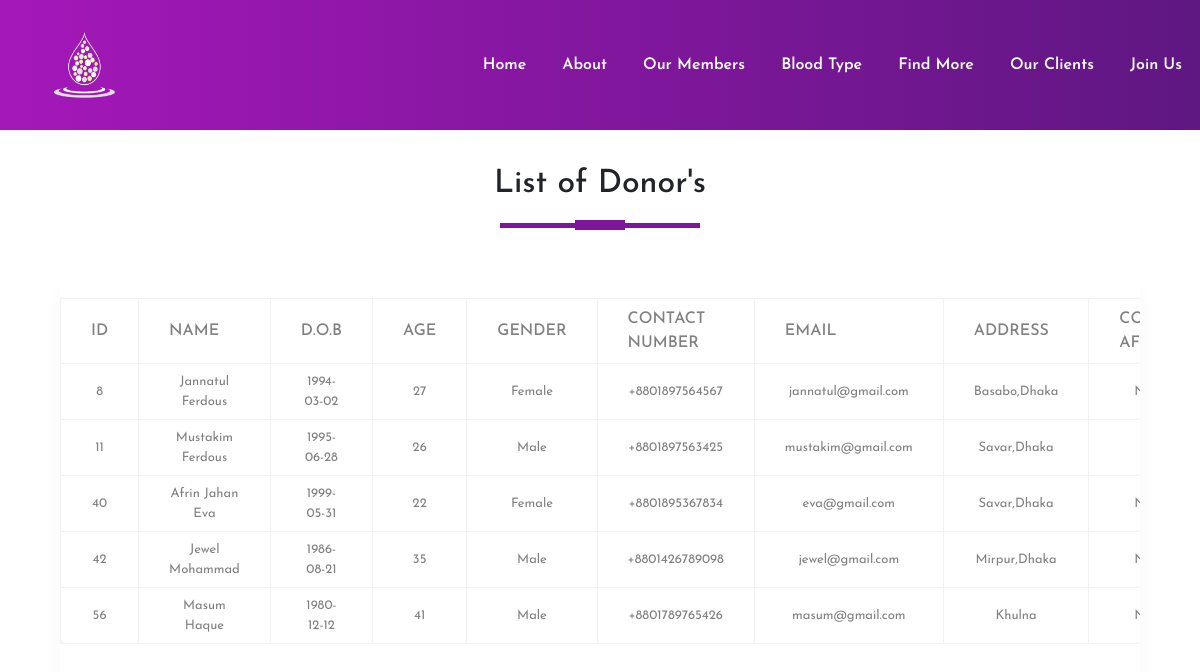
The app's page /php/next1.php with its own data.
### tables this page shows
CREATE TABLE `donorinfo` (
  `id` int(11) NOT NULL,
  `name` varchar(100) NOT NULL,
  `Date_of_birth` date NOT NULL,
  `age` int(100) NOT NULL,
  `bloodgroup` varchar(100) NOT NULL,
  `gender` varchar(100) NOT NULL,
  `Contact_number` varchar(14) NOT NULL,
  `email` varchar(100) NOT NULL,
  `address` varchar(150) NOT NULL,
  `Covid19_affected` varchar(100) NOT NULL
);

### php/next1.php (the view, shortened to what this page needs)
<!DOCTYPE html>
<html>
<head>
  <link rel="stylesheet" type="text/css" href="../css/styles.css">
  <link rel="stylesheet" href="https://maxcdn.bootstrapcdn.com/bootstrap/4.5.2/css/bootstrap.min.css">
<link rel="stylesheet" href="https://cdnjs.cloudflare.com/ajax/libs/font-awesome/4.7.0/css/font-awesome.min.css" />
</head>
<body>
<section id="nav-bar">
<nav class="navbar navbar-expand-lg navbar-light">
    <a class="navbar-brand" href="#"><img src="../image/log.png" width="80px"></a>
    <div class="collapse navbar-collapse" id="navbarNav">
      <ul class="navbar-nav ml-auto">
        <li class="nav-item">
          <a class="nav-link" aria-current="page" href="index1.php">Home</a>
        </li>
        <li class="nav-item">
          <a class="nav-link" href="about.php">About</a>
        </li>
        <li class="nav-item">
          <a class="nav-link" href="members.php">Our Members</a>
        </li>
        <li class="nav-item">
          <a class="nav-link" href="userinfo.php" >Blood Type</a>
        </li>
        <li class="nav-item">
          <a class="nav-link" href="search.php" >Find More</a>
        </li>
        <li class="nav-item">
          <a class="nav-link" href="receiver.php">Our Clients</a>
        </li>
        <li class="nav-item">
          <a class="nav-link" href="registration.php" >Join Us</a>
        </li>
      </ul>
    </div>
</nav>
<div class="main-div">
    <h2 class="title text-center">List of Donor's</h2>
    <div class="center-div">
        <div class="table-responsive">
            <table>
                <thead>
                    <tr>
                        <th>ID</th>
                        <th>Name</th>
                        <th>D.O.B</th>
                        <th>Age</th>
                        <th>Gender</th>
                        <th>Contact Number</th>
                        <th>Email</th>
                        <th>Address</th>
                        <th>Covid19 Affected</th>
                    </tr>
                </thead>
                <tbody>
                <?php
include 'connection.php';
$selectquery="select * from donorinfo where bloodgroup='A-'";
$query=mysqli_query($con,$selectquery);
while($res=mysqli_fetch_array($query))
{
    ?>
    <tr>
    <td><?php echo $res['id']?></td>
    <td><?php echo $res['name']?></td>
    <td><?php echo $res['Date_of_birth']?></td>
    <td><?php echo $res['age']?></td>
    <td><?php echo $res['gender']?></td>
    <td><?php echo $res['Contact_number']?></td>
    <td><?php echo $res['email']?></td>
    <td><?php echo $res['address']?></td>
    <td><?php echo $res['Covid19_affected']?></td>
</tr>
<?php
}
?>
                </tbody>
            </table>
        </div>
</div>
</div>
</body>
</html>

### css/styles.css (style rules this page uses)
* { margin:0; padding:0; box-sizing:border-box; font-family:'Josefin Sans',sans-serif; }
#nav-bar { position:sticky; top:0; z-index:10; }
.navbar { padding:0!important; background-image: linear-gradient(to right,#a517ba,#5f1782); }
.navbar-brand img { padding-left:20px; height:120px; width:150px; }
.navbar-nav li { padding:0 10px; }
.navbar-nav li a { color:#fff!important; font-weight:600; }
table { border-collapse:collapse; background-color:#fff; box-shadow:0 10px 0 rgba(0,0,0,.03); border-radius:10px; margin:auto; }
th,td { border:1px solid #f2f2f2; padding:8px 30px; text-align:center; color:grey; }
th { text-transform:uppercase; font-weight:500; }
td { font-size:13px; }
.main-div { width:100%; height:100vh; display:flex; flex-direction:column; justify-content:center; align-items:center; }
.main-div h2 { padding:5px; margin-top:25px; text-decoration:uppercase; }
.title::before { content:''; background:#7b1798; height:5px; width:200px; margin-left:auto; margin-right:auto; display:block; transform:translateY(63px); }
.title::after { content:''; background:#7b1798; height:10px; width:50px; margin-left:auto; margin-right:auto; margin-bottom:40px; display:block; transform:translateY(17px); }
.center-div { width:90%; height:80vh; padding:20px 0 0 0; box-shadow:0 10px 20px 0 rgba(0,0,0,.03); border-radius:10px; margin:auto; }

### records on screen
donorinfo: id "8", name "Jannatul Ferdous", Date_of_birth "1994-03-02", age "27", gender "Female", Contact_number "+8801897564567", email "jannatul@gmail.com", address "Basabo,Dhaka"
donorinfo: id "11", name "Mustakim Ferdous", Date_of_birth "1995-06-28", age "26", gender "Male", Contact_number "+8801897563425", email "mustakim@gmail.com", address "Savar,Dhaka"
donorinfo: id "40", name "Afrin Jahan Eva", Date_of_birth "1999-05-31", age "22", gender "Female", Contact_number "+8801895367834", email "eva@gmail.com", address "Savar,Dhaka"
donorinfo: id "42", name "Jewel Mohammad", Date_of_birth "1986-08-21", age "35", gender "Male", Contact_number "+8801426789098", email "jewel@gmail.com", address "Mirpur,Dhaka"
donorinfo: id "56", name "Masum Haque", Date_of_birth "1980-12-12", age "41", gender "Male", Contact_number "+8801789765426", email "masum@gmail.com", address "Khulna"
